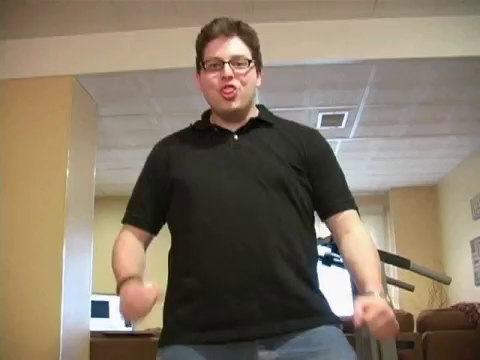
#> input picture frame 88 of videos/face.mp4, 480 x 360 px
$ jupyter execute cam_shift_tracking.ipynb
#> lines starting #> are read from the running program, lines starting #| are printed output that depends on the picture
[cell 1]
import cv2
import numpy as np

cap = cv2.VideoCapture('videos/face.mp4')

while True:
    ret, frame = cap.read()
#> frame is the input picture: shape (360, 480, 3); mean B, G, R 102, 119.4, 132.3
    face_casc = cv2.CascadeClassifier('haarcascades/haarcascade_frontalface_default.xml')
    face_rects = face_casc.detectMultiScale(frame)
#> face_rects = [[193, 38, 68, 68]]
    if len(face_rects)>0:
        print(face_rects)
#| [[193  38  68  68]]
        break
# print(face_rects)

# converting list into tuple
face_x, face_y, w, h = tuple(face_rects[0])
#> face_x = 193; face_y = 38; w = 68; h = 68
track_window = (face_x, face_y, w, h)
#> track_window = (193, 38, 68, 68)

# ROI for tracking
roi = frame[face_y:face_y+h,
           face_x:face_x+w]
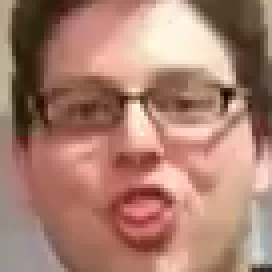
#> roi: shape (68, 68, 3) (shown 4 times larger); mean B, G, R 112.6, 127.8, 170.3

# hsv color mapping
hsv_roi = cv2.cvtColor(roi, cv2.COLOR_BGR2HSV)
#> hsv_roi: shape (68, 68, 3); mean H, S, V 10.9, 94.8, 170.4

[cell 2]
# histogram to target on each frame for mean shift calculation
roi_hist = cv2.calcHist([hsv_roi],
                       [0],
                       None,
                       [180],
                       [0,180])
#> roi_hist = 180 values, max 516 at index 6, min 0 at index 25, mean 25.69

# normalizing the histogram
cv2.normalize(roi_hist,
             roi_hist,
             0,
             255,
             cv2.NORM_MINMAX)

# setting termination criteria
term_crit = (cv2.TERM_CRITERIA_EPS | cv2.TERM_CRITERIA_COUNT, 10, 1)

[cell 3]
while True:
    ret, frame = cap.read()
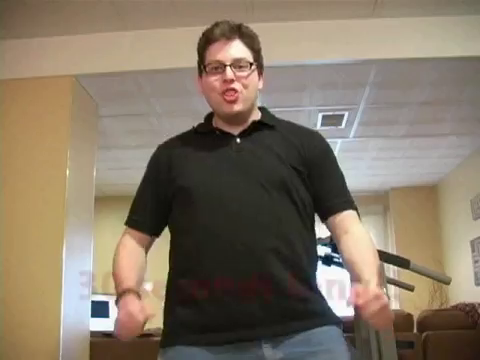
#> input picture frame 89 of videos/face.mp4, 480 x 360 px
#> frame is the input picture: shape (360, 480, 3); mean B, G, R 102, 119.4, 132.7

    if ret==True:
        hsv = cv2.cvtColor(frame, cv2.COLOR_BGR2HSV)
#> hsv: shape (360, 480, 3); mean H, S, V 29.8, 66.2, 134.1

        dest = cv2.calcBackProject([hsv],
                                      [0],
                                      roi_hist,
                                      [0,180],
                                      1)
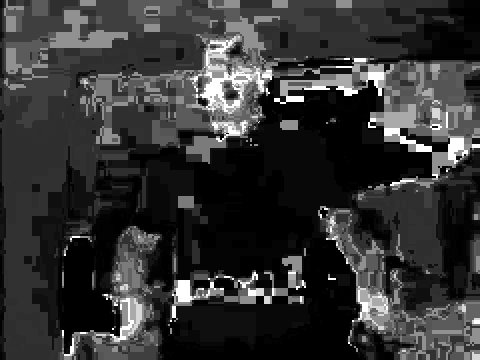
#> dest: shape (360, 480); min 0, max 255, mean 51.4
        # Cam shift to get new coordinated of rectangle
        ret, track_window = cv2.CamShift(dest,
                                         track_window,
                                         term_crit)
#> ret = ((225, 81.5), (87.27, 97.55), 28.97); track_window = (186, 38, 78, 87)
        # drawing new rectangle
        pts = cv2.boxPoints(ret)
#> pts = [[163.2, 103], [210.4, 17.69], [286.8, 59.96], [239.6, 145.3]]
        pts = np.int0(pts)
#> pts = [[163, 103], [210, 17], [286, 59], [239, 145]]
        img2 = cv2.polylines(frame,
                            [pts],
                            True,
                            (0,255,0),
                            5)
        cv2.imshow("Cam Shift", img2)

        if cv2.waitKey(30) & 0xFF==27:
#> (key Esc is pressed here)
            break
    else:
        break

cap.release()
cv2.destroyAllWindows()

$ run again, starting later in the video
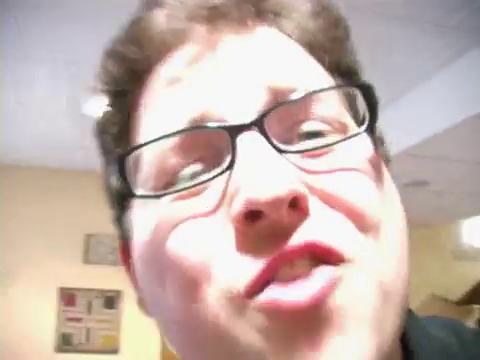
#> input picture frame 708 of videos/face.mp4, 480 x 360 px
#> frame is the input picture: shape (360, 480, 3); mean B, G, R 170.4, 177.2, 197.1
#> face_rects = [[37, 265, 91, 91], [105, 19, 309, 309]]
#| [[ 37 265  91  91]
#|  [105  19 309 309]]
#> face_x = 37; face_y = 265; w = 91
#> `track_window = (face_x, face_y, w, h)`: track_window = (37, 265, 91, 91)
#> hsv_roi: shape (91, 91, 3); mean H, S, V 16.5, 65.5, 210.1
#> roi_hist = 180 values, max 1780 at index 15, min 0 at index 29, mean 46.01
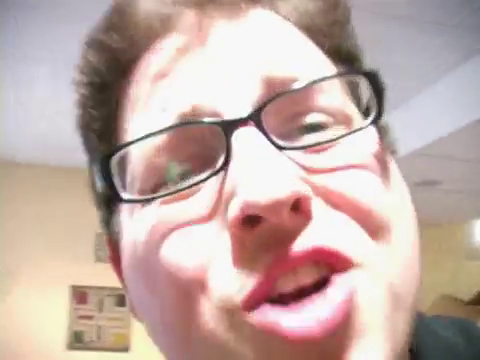
#> input picture frame 709 of videos/face.mp4, 480 x 360 px
#> frame is the input picture: shape (360, 480, 3); mean B, G, R 166.9, 173, 195.4
#> hsv: shape (360, 480, 3); mean H, S, V 52.1, 46.8, 196.9
#> `dest = cv2.calcBackProject([hsv], [0], roi_hist, [0,180], 1)`:
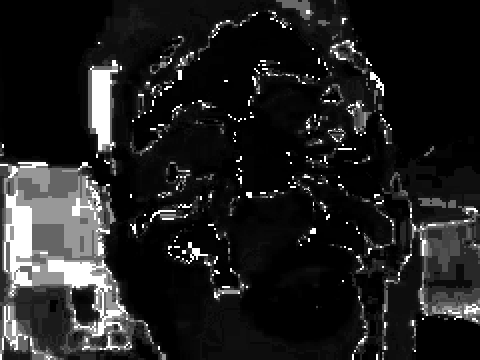
#> dest: shape (360, 480); min 0, max 255, mean 32.4
#> `ret, track_window = cv2.CamShift(dest, track_window, term_crit)`: ret = ((70, 262.5), (97.92, 135), 137.3); track_window = (23, 212, 94, 101)
#> `pts = cv2.boxPoints(ret)`: pts = [[60.19, 179.7], [151.7, 278.9], [79.81, 345.3], [-11.75, 246.1]]
#> `pts = np.int0(pts)`: pts = [[60, 179], [151, 278], [79, 345], [-11, 246]]
